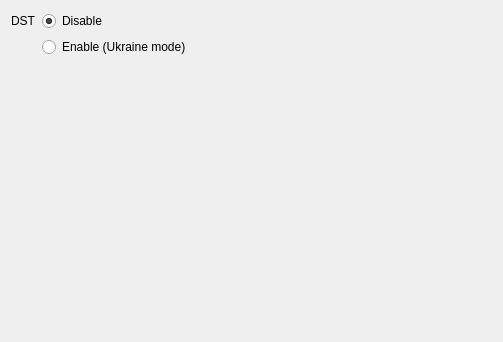
<?xml version="1.0" encoding="UTF-8"?>
<ui version="4.0">
 <class>DSTSettViewer</class>
 <widget class="QWidget" name="DSTSettViewer">
  <property name="geometry">
   <rect>
    <x>0</x>
    <y>0</y>
    <width>503</width>
    <height>342</height>
   </rect>
  </property>
  <property name="windowTitle">
   <string>Form</string>
  </property>
  <layout class="QGridLayout" name="gridLayout">
   <item row="0" column="0">
    <widget class="QLabel" name="label">
     <property name="text">
      <string>DST</string>
     </property>
    </widget>
   </item>
   <item row="0" column="1">
    <widget class="QRadioButton" name="rbDisableDST">
     <property name="sizePolicy">
      <sizepolicy hsizetype="Expanding" vsizetype="Fixed">
       <horstretch>0</horstretch>
       <verstretch>0</verstretch>
      </sizepolicy>
     </property>
     <property name="text">
      <string>Disable</string>
     </property>
     <property name="checked">
      <bool>true</bool>
     </property>
    </widget>
   </item>
   <item row="1" column="1">
    <widget class="QRadioButton" name="rbEnableDst">
     <property name="sizePolicy">
      <sizepolicy hsizetype="Expanding" vsizetype="Fixed">
       <horstretch>0</horstretch>
       <verstretch>0</verstretch>
      </sizepolicy>
     </property>
     <property name="text">
      <string>Enable (Ukraine mode)</string>
     </property>
    </widget>
   </item>
   <item row="2" column="1">
    <spacer name="verticalSpacer">
     <property name="orientation">
      <enum>Qt::Vertical</enum>
     </property>
     <property name="sizeHint" stdset="0">
      <size>
       <width>20</width>
       <height>267</height>
      </size>
     </property>
    </spacer>
   </item>
  </layout>
 </widget>
 <resources/>
 <connections/>
</ui>
